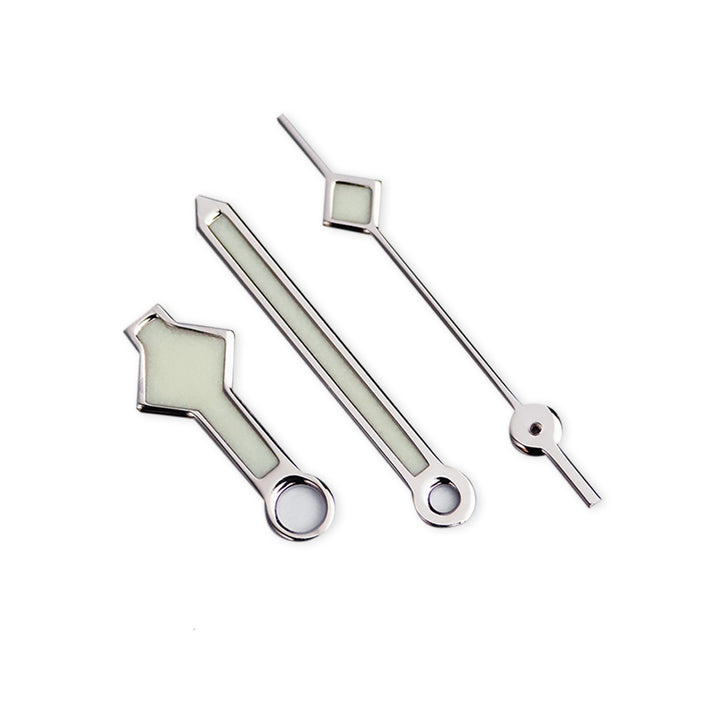
#> input picture data/examples/DSC09185e_720x.jpg, 720 x 720 px
$ python isolate.py --image-dir ../data/examples --output-dir out
#> lines starting #> are read from the running program, lines starting #| are printed output that depends on the picture; after the words box and inside, x2 and y2 are one past the last pixel; in counts of white or black regions, pixels touching at a corner belong together
#> in main, image is the input picture: shape (720, 720, 3); mean B, G, R 247.6, 248.1, 248.3
import cv2
import os
import argparse
import numpy as np
import math


def rotate_image(image, angle, center):
    rot_mat = cv2.getRotationMatrix2D(center, angle, 1.0)
    result = cv2.warpAffine(image, rot_mat, image.shape[1::-1], flags=cv2.INTER_LINEAR)
    return result


def isolate_hands(image):
    gray = cv2.cvtColor(image, cv2.COLOR_BGR2GRAY)
    _, thresholded = cv2.threshold(gray, 230, 255, cv2.THRESH_BINARY_INV)
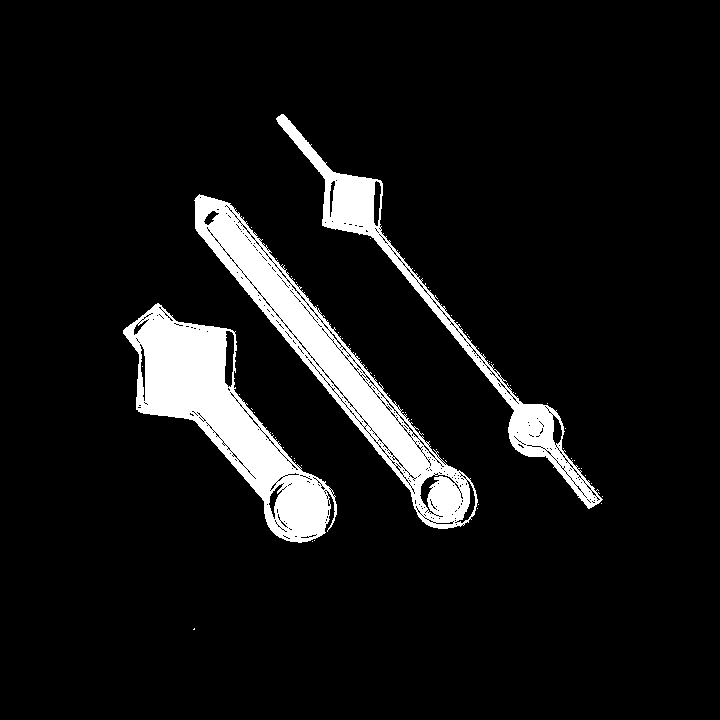
#> thresholded: shape (720, 720); 8.2% white; 58 white regions (55 under 20 px)
    contours, hierarchy = cv2.findContours(
        thresholded, cv2.RETR_TREE, cv2.CHAIN_APPROX_SIMPLE
    )
#> contours = 1323 contours, 1308 with area under 20; largest, box (x1, y1, x2, y2) and area: (194, 194, 478, 529) 18114, (123, 303, 337, 543) 17736, (276, 114, 603, 509) 9482, (224, 330, 235, 388) 452, (419, 474, 456, 515) 338
    contours = sorted(contours, key=cv2.contourArea, reverse=True)

    masks = []

    for i in range(3):
        mask = np.zeros_like(image)
        mask = cv2.drawContours(
            mask, contours[i : i + 1], -1, (0, 255, 0), thickness=cv2.FILLED
        )
        masks.append(mask[:, :, 1])

    angles = []
    centers = []
    areas = []

    for mask in masks:
        moments = cv2.moments(mask)
        center_x = moments["m10"] / moments["m00"]
        center_y = moments["m01"] / moments["m00"]

        a = moments["m20"] / moments["m00"] - center_x ** 2
        b = 2 * (moments["m11"] / moments["m00"] - center_x * center_y)
        c = moments["m02"] / moments["m00"] - center_y ** 2

        flag = 1 if a < c else 0
        theta = 1 / 2 * math.atan(b / (a - c)) + flag * math.pi / 2

        angles.append(theta * 180 / math.pi - 90)
        centers.append((center_x, center_y))
        areas.append(moments["m00"])

    rotated_masks = []

    for mask, angle, center in zip(masks, angles, centers):
        rotated_masks.append(rotate_image(mask, angle, center))
#> in rotate_image, `rot_mat = cv2.getRotationMatrix2D(center, angle, 1.0)`: rot_mat = [[0.772, -0.636, 310.6], [0.636, 0.772, -130.4]]
#> in rotate_image, `result = cv2.warpAffine(image, rot_mat, image.shape[1::-1], flags=cv2...`:
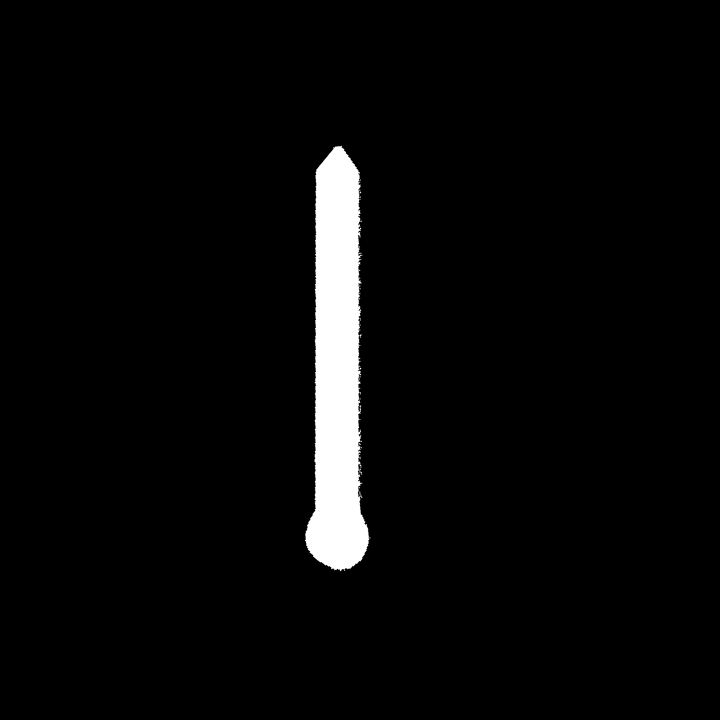
#> result: shape (720, 720); min 0, max 255, mean 9.1
#> in rotate_image (call 2), `rot_mat = cv2.getRotationMatrix2D(center, angle, 1.0)`: rot_mat = [[0.769, -0.64, 318.4], [0.64, 0.769, -46.92]]
#> in rotate_image (call 2), `result = cv2.warpAffine(image, rot_mat, image.shape[1::-1], flags=cv2...`:
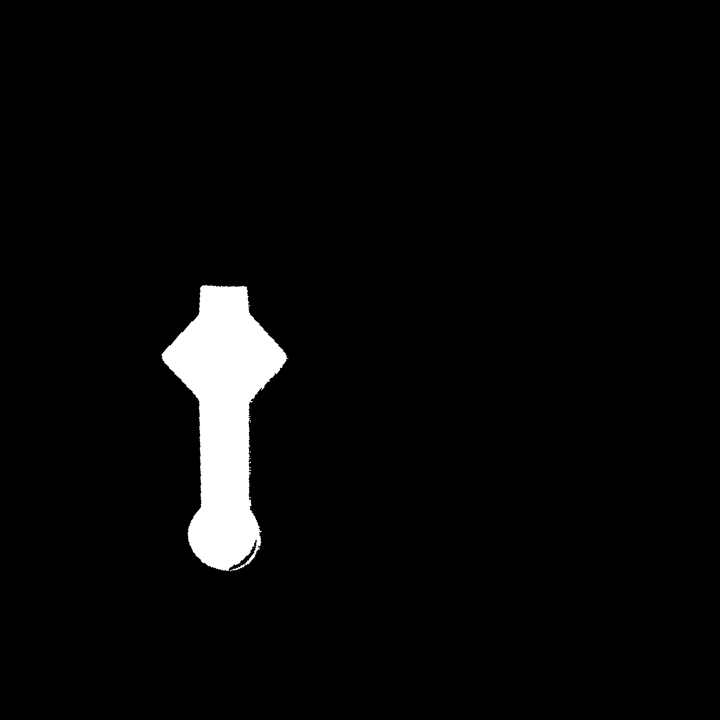
#> result: shape (720, 720); min 0, max 255, mean 8.9

    bboxes = []

    for rotated_mask in rotated_masks:
        where = np.where(rotated_mask > 0)
        y1 = where[0].min()
        x1 = where[1].min()
        y2 = where[0].max()
        x2 = where[1].max()
        bboxes.append((x1, y1, x2, y2))

    rotated_images = []

    for angle, center in zip(angles, centers):
        rotated_images.append(rotate_image(image, angle, center))

    cropped_images = []

    for rotated_image, bbox in zip(rotated_images, bboxes):
        cropped_images.append(rotated_image[bbox[1] : bbox[3], bbox[0] : bbox[2], :])

    cropped_masks = []

    for rotated_mask, bbox in zip(rotated_masks, bboxes):
        cropped_masks.append(rotated_mask[bbox[1] : bbox[3], bbox[0] : bbox[2]])

    transparent_crops = []

    for cropped_image, cropped_mask in zip(cropped_images, cropped_masks):
        where = np.where(cropped_mask == 0)
        transparent_crop = np.full(cropped_image.shape[:2] + (4,), 255, dtype=np.int32)
        transparent_crop[:, :, :3] = cropped_image
        transparent_crop[where[0], where[1], 3] = 0
        transparent_crops.append(transparent_crop)

    # sort based on area
    transparent_crops = [
        x for _, x in sorted(zip(areas, transparent_crops), reverse=True)
    ]
#> transparent_crops = 3 items

    # shortest hand is the hour hand
    min_length = 10000
#> min_length = 10000
    hour_hand_index = None
    for i, crop in enumerate(transparent_crops):
        if crop.shape[0] < min_length:
            min_length = crop.shape[0]
            hour_hand_index = i

    minute_hand_index = None
    second_hand_index = None
    for i, _ in enumerate(transparent_crops):
        if i != hour_hand_index:
            if minute_hand_index is not None:
                second_hand_index = i
            else:
                minute_hand_index = i

    canvases = []
    for cropped_image, transparent_crop in zip(cropped_images, transparent_crops):
        img = cropped_image.copy()
        cimg = cv2.cvtColor(img, cv2.COLOR_BGR2GRAY)
        circles = cv2.HoughCircles(
            cimg, cv2.HOUGH_GRADIENT, 0.05, 20, param1=20, param2=60, minRadius=2
        )
        if circles is not None:
            circles = np.round(circles[0, :]).astype("int")
            if len(circles) > 1:
                circles = circles[1:]
        else:
            return {
                "hour": None,
                "minute": None,
                "second": None,
            }

        canvas_size = 1000
        canvas = np.full([canvas_size, canvas_size, 4], 0, dtype=np.int32)

        y1 = canvas_size // 2 - circles[0][1]
        y2 = canvas_size // 2 + cropped_image.shape[0] - circles[0][1]

        x1 = canvas_size // 2 - cropped_image.shape[1] + circles[0][0]
        x2 = canvas_size // 2 + circles[0][0]

        canvas[y1:y2, x1:x2, :] = transparent_crop
        canvases.append(canvas)


    return {
        "hour": canvases[hour_hand_index],
        "minute": canvases[minute_hand_index],
        "second": canvases[second_hand_index],
    }


def main():
    parser = argparse.ArgumentParser()
    parser.add_argument("--image-dir", required=True)
    parser.add_argument("--output-dir", required=True)
    args = parser.parse_args()

    image_paths = [os.path.join(args.image_dir, f) for f in os.listdir(args.image_dir)]

    for image_path in image_paths:
        image = cv2.imread(image_path)
        image_name = os.path.splitext(os.path.basename(image_path))[0]
        for hand_name, hand_image in isolate_hands(image).items():
            if hand_image is not None:
                cv2.imwrite(
                    os.path.join(args.output_dir, f"{image_name}_{hand_name}.png"),
                    hand_image,
                )
#> this loop made 3 passes


if __name__ == "__main__":
    main()
